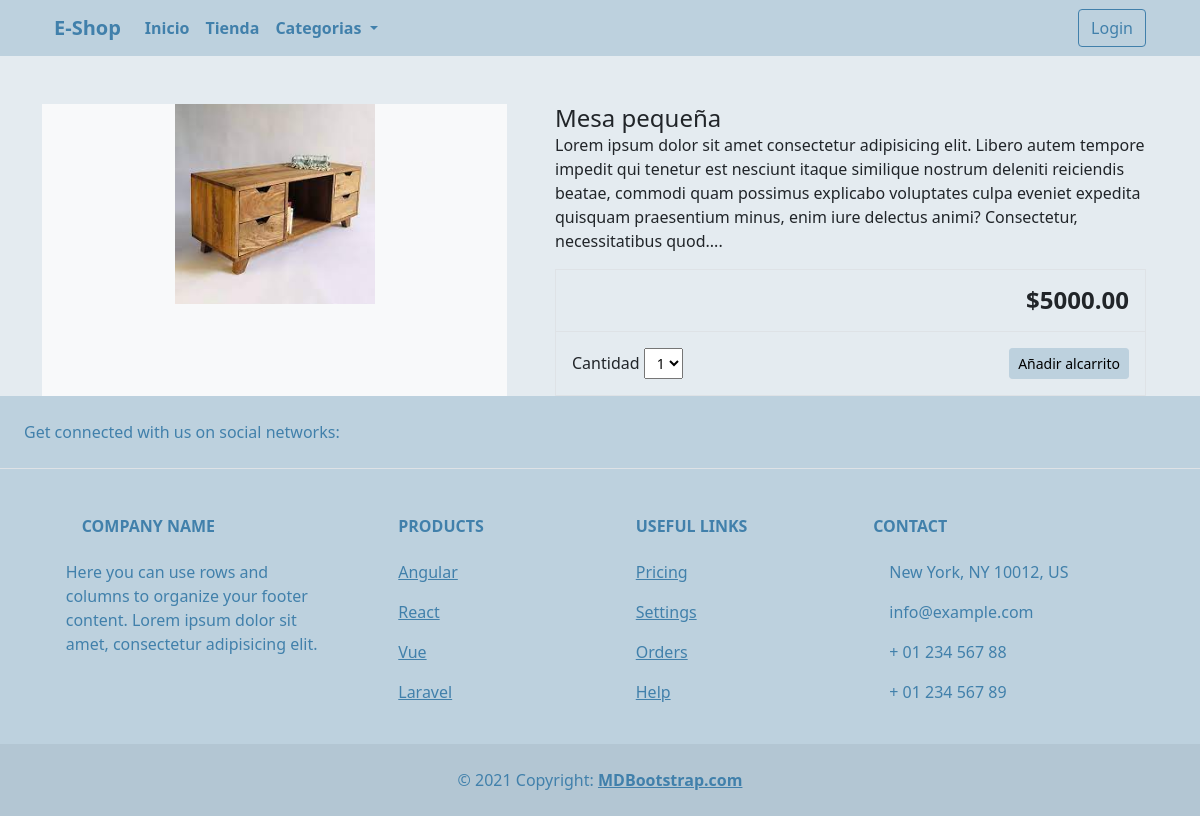
/item/Mesa/, run on the app's committed database.
### store/models.py (models this page shows, shortened)
class Product(models.Model):
    category = models.ForeignKey(Category, related_name='product', on_delete=models.CASCADE)
    created_by = models.ForeignKey(User, on_delete=models.CASCADE, related_name='product_creator')
    name = models.CharField(max_length=255)
    description = models.TextField(blank=True)
    image =  models.ImageField(upload_to='images/')
    slug = models.SlugField(max_length=255, unique=True)
    price = models.DecimalField(max_digits=8, decimal_places=2)
    in_stock = models.BooleanField(default=True)
    is_active = models.BooleanField(default=True)
    created = models.DateTimeField(auto_now_add=True)
    updated = models.DateTimeField(auto_now=True)
    class Meta:
        verbose_name_plural = 'Products'
        ordering = ('-created' ,)

### store/views.py (the view)
# urls.py: path('item/<slug:slug>/', views.product_detail, name='product_detail'),
def product_detail(request, slug):
    product = get_object_or_404(Product, slug=slug, in_stock=True)
    return render(request, 'store/products/detail.html', {'product': product})

### store/models.py (called while the page is built)
    def get_absolute_url(self):
        return reverse('store:category_list', args=[self.slug])

### store/views.py (called while the page is built)
def categories(request):
    return{
        'categories' : Category.objects.all()
    }

### templates/store/products/detail.html (shortened to what this page needs)
{% extends "../base.html" %}
{% load static %}
{% block content %}
<div class="container">
    <main class="pt-5">
        <div class="row g3">
            <div class="col-md-5 col-lg-5 order-md-first bg-light">
                <img src="{{ product.image.url }}" alt="Responsive image" class="img-fluid mx-auto d-block"
                    width="200px">
            </div>
            <div class="col-md-7 col-lg-7 ps-md-3 ps-lg-5">
                <h1 class="mb-0 h4">{{ product.name }}</h1>
                <p>{{ product.description|slice:":355" }}...</p>
                <div class="border">
                    <div class="col border-bottom">
                        <div class="row p-3">
                            <div class="col-6"></div>
                            <div class="col-6 text-end"><span class="h4 fw-bold">${{ product.price }}</span></div>
                        </div>
                    </div>
                    <div class="col">
                        <div class="row p-3">
                            <div class="col-6">
                                <label for="qty">Cantidad</label>
                                <select id="qty-select" class="form-select-sm" aria-label=".form-select-sm example">
                                    <option value="1">1</option>
                                </select>
                            </div>
                            <div class="col-6 text-end">
                                <button type="button" id="add-cart-button" value="{{ product.id }}"
                                    class="btn btn-secondary btn-sm">Añadir alcarrito</button>
                            </div>
                        </div>
                    </div>
                </div>
            </div>
        </div>
    </main>
</div>
{% endblock %}

### data on the page
Product: image (picture), name "Mesa pequeña", description "Lorem ipsum dolor sit amet consectetur adipisicing elit. Libero autem tempore impedit qui tenetur est nesciunt itaque similique nostrum deleniti reiciendis beatae, commodi quam possimus explicabo voluptates culpa eveniet expedita quisquam praesentium minus, enim iure delectus animi? Consectetur, necessitatibus quod.", price "5000.00"
